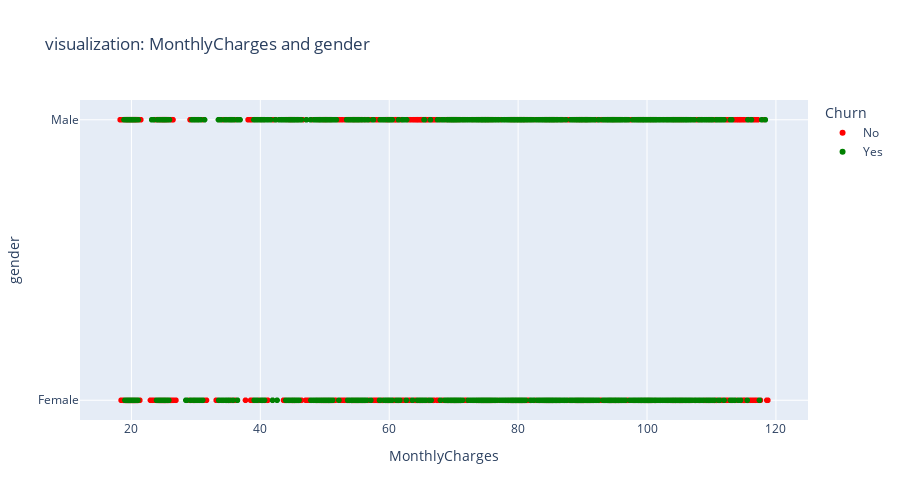

Write notebook code for a chart like this one.
### Code cell
feature_1 = "MonthlyCharges"
feature_2 = "gender"
plot_2d_feauture(df, feature_1,feature_2 )

### Figure 1 — Plotly figure (JSON) as saved in the notebook; plotly's stock layout.template omitted (floating-point values rounded to 4 significant figures; data arrays with more than 128 entries replaced by an {"elided": "..."} marker saying what was removed)
{"data": [{"hovertemplate": "<b>%{hovertext}</b><br><br>Churn=No<br>MonthlyCharges=%{x}<br>gender=%{y}<extra></extra>", "hovertext": {"elided": "5174 str values"}, "legendgroup": "No", "marker": {"color": "red", "symbol": "circle"}, "mode": "markers", "name": "No", "showlegend": true, "type": "scattergl", "x": {"elided": "5174 float values"}, "xaxis": "x", "y": {"elided": "5174 str values"}, "yaxis": "y"}, {"hovertemplate": "<b>%{hovertext}</b><br><br>Churn=Yes<br>MonthlyCharges=%{x}<br>gender=%{y}<extra></extra>", "hovertext": {"elided": "1869 str values"}, "legendgroup": "Yes", "marker": {"color": "green", "symbol": "circle"}, "mode": "markers", "name": "Yes", "showlegend": true, "type": "scattergl", "x": {"elided": "1869 float values"}, "xaxis": "x", "y": {"elided": "1869 str values"}, "yaxis": "y"}], "layout": {"height": 500, "legend": {"title": {"text": "Churn"}, "tracegroupgap": 0}, "title": {"text": "visualization: MonthlyCharges and gender "}, "xaxis": {"anchor": "y", "domain": [0, 1], "title": {"text": "MonthlyCharges"}}, "yaxis": {"anchor": "x", "domain": [0, 1], "title": {"text": "gender"}}}}
